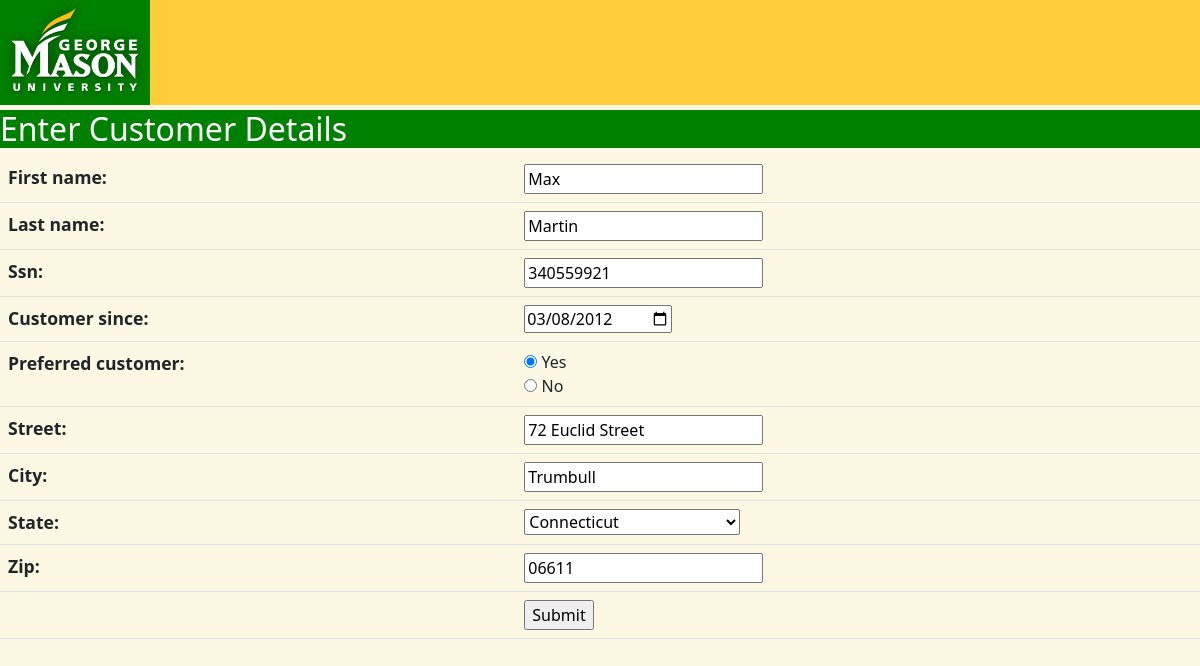
Screenshot of /midterm/edit/1 with the database file from the repository.
### MidtermApp/models.py (models this page shows, shortened)
class Customer(models.Model):
    STATE_CHOICES = [
        ('AL', 'Alabama'), ('AK', 'Alaska'), ('AS', 'American Samoa'), ('AZ', 'Arizona'), ('AR', 'Arkansas'),
        ('CA', 'California'), ('CO', 'Colorado'), ('CT', 'Connecticut'), ('DE', 'Delaware'),
        ('DC', 'District of Columbia'), ('FL', 'Florida'), ('GA', 'Georgia'), ('GU', 'Guam'),
        ('HI', 'Hawaii'), ('ID', 'Idaho'), ('IL', 'Illinois'), ('IN', 'Indiana'), ('IA', 'Iowa'),
        ('KS', 'Kansas'), ('KY', 'Kentucky'), ('LA', 'Louisiana'), ('ME', 'Maine'), ('MD', 'Maryland'),
        ('MA', 'Massachusetts'), ('MI', 'Michigan'), ('MN', 'Minnesota'), ('MS', 'Mississippi'), ('MO', 'Missouri'),
        ('MT', 'Montana'), ('NE', 'Nebraska'), ('NV', 'Nevada'), ('NH', 'New Hampshire'), ('NJ', 'New Jersey'),
        ('NM', 'New Mexico'), ('NY', 'New York'), ('NC', 'North Carolina'), ('ND', 'North Dakota'),
        ('MP', 'Northern Mariana Islands'), ('OH', 'Ohio'), ('OK', 'Oklahoma'), ('OR', 'Oregon'),
        ('PA', 'Pennsylvania'), ('PR', 'Puerto Rico'), ('RI', 'Rhode Island'), ('SC', 'South Carolina'),
        ('SD', 'South Dakota'), ('TN', 'Tennessee'), ('TX', 'Texas'), ('UT', 'Utah'), ('VT', 'Vermont'),
        ('VI', 'Virgin Islands'), ('VA', 'Virginia'), ('WA', 'Washington'), ('WV', 'West Virginia'),
        ('WI', 'Wisconsin'),
        ('WY', 'Wyoming')
    ]
    first_name = models.CharField(max_length=25, null=False)
    last_name = models.CharField(max_length=25, null=False)
    ssn = models.CharField(max_length=9, null=False)
    customer_since = models.DateField(null=False)
    premium_choice = (('YES', 'Yes'), ('NO', 'No'))
    preferred_customer = models.CharField(max_length=3, choices=premium_choice, default='NO')
    street = models.CharField(max_length=50, null=False)
    city = models.CharField(max_length=25, null=False)
    state = models.CharField(max_length=25, choices=STATE_CHOICES)
    zip = models.CharField(max_length=11, null=False)
    class Meta:
        ordering = ['first_name']

### MidtermApp/views.py (the view, shortened to what this page needs)
# urls.py: path('edit/<int:id>', views.EditCustomerView.as_view(), name='edit'),
class EditCustomerView(UpdateView):
    template_name = 'create_customer.html'
    form_class = CustomerModelForm
    model = Customer
    pk_url_kwarg = 'id'
    def get_initial(self, *args, **kwargs):
        initial = super(EditCustomerView, self).get_initial(**kwargs)
        return initial
    def get_form_kwargs(self, *args, **kwargs):
        kwargs = super(EditCustomerView, self).get_form_kwargs(*args, **kwargs)
        return kwargs

### templates/create_customer.html (shortened to what this page needs)
{% load static %}
{% load widget_tweaks %}
<!DOCTYPE html>
<html lang="en">
    <head>
        <link rel="stylesheet" type="text/css" href=" {% static 'css/bootstrap.min.css' %} ">
        <link rel="stylesheet" type="text/css" href=" {% static 'css/custom.css' %} ">
    </head>
    <body>
        <div class="header"><a href="{%url 'home' %}"><img src="{% static "images/mason-logo.png" %}" alt="logo"></a></div>
        {% block title%}<h4>Enter Customer Details </h4>{% endblock title %}
        {% block content %}
            <form action="" method="post">
                <table class="table">
                    {{ form.as_table }}
                    <tr>
                        <td>&nbsp;</td>
                        <td><input type="submit" value="Submit"></td>
                    </tr>
                </table>
            </form>
        {% endblock content %}
    </body>
</html>

### static/css/custom.css (style rules this page uses)
body { background-color: #fcf8e3; }
img { background: green; width: 150px; }
h4 { margin-top: 5px; background: green; font-size: 2em; color: white; }
.header { background: #ffcd39; }
th { font-size: 1.1em; }

### rows the page displays
Customer: first_name "Max", last_name "Martin", ssn "340559921", customer_since "03/08/2012", preferred_customer "☑ Yes ☐ No", street "72 Euclid Street", city "Trumbull", state "Connecticut", zip "06611"
